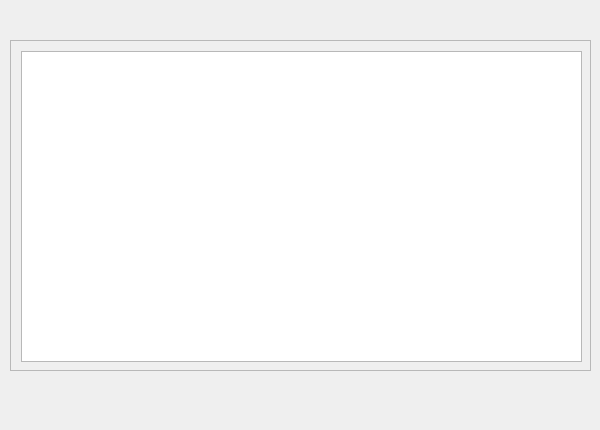
<?xml version="1.0" encoding="UTF-8"?>
<ui version="4.0">
 <class>editdialog</class>
 <widget class="QDockWidget" name="editdialog">
  <property name="geometry">
   <rect>
    <x>0</x>
    <y>0</y>
    <width>600</width>
    <height>430</height>
   </rect>
  </property>
  <property name="windowTitle">
   <string>Cypher</string>
  </property>
  <widget class="QMenuBar" name="menuBar">
   <property name="geometry">
    <rect>
     <x>0</x>
     <y>0</y>
     <width>779</width>
     <height>25</height>
    </rect>
   </property>
   <widget class="QMenu" name="menu_F">
    <property name="title">
     <string>File</string>
    </property>
    <addaction name="action_F"/>
    <addaction name="action_D"/>
    <addaction name="separator"/>
    <addaction name="action_R_2"/>
    <addaction name="action_D_2"/>
    <addaction name="separator"/>
   </widget>
   <widget class="QMenu" name="menu_E">
    <property name="title">
     <string>Edit</string>
    </property>
    <addaction name="separator"/>
    <addaction name="action_C_2"/>
    <addaction name="action_C_3"/>
    <addaction name="action_P_2"/>
    <addaction name="separator"/>
   </widget>
   <widget class="QMenu" name="menu_V">
    <property name="title">
     <string>View</string>
    </property>
    <addaction name="separator"/>
    <addaction name="refresh"/>
    <addaction name="action_P"/>
    <addaction name="separator"/>
    <addaction name="showSideBar"/>
   </widget>
   <widget class="QMenu" name="menu_H">
    <property name="title">
     <string>Help</string>
    </property>
    <addaction name="action_A"/>
   </widget>
   <addaction name="menu_F"/>
   <addaction name="menu_E"/>
   <addaction name="menu_V"/>
   <addaction name="menu_H"/>
  </widget>
  <widget class="QToolBar" name="mainToolBar">
   <property name="styleSheet">
    <string notr="true">background-color:rgb(160, 150, 170)</string>
   </property>
   <attribute name="toolBarArea">
    <enum>TopToolBarArea</enum>
   </attribute>
   <attribute name="toolBarBreak">
    <bool>true</bool>
   </attribute>
   <addaction name="separator"/>
   <addaction name="action_F"/>
   <addaction name="action_D"/>
   <addaction name="separator"/>
   <addaction name="action_C_3"/>
   <addaction name="action_P_2"/>
   <addaction name="action_C_2"/>
   <addaction name="separator"/>
   <addaction name="action_P"/>
   <addaction name="separator"/>
   <addaction name="refresh"/>
   <addaction name="separator"/>
   <addaction name="action_S"/>
   <addaction name="separator"/>
   <addaction name="action_E"/>
  </widget>
  <widget class="QWidget" name="dockWidgetContents">
   <widget class="QScrollArea" name="scrollArea">
    <property name="geometry">
     <rect>
      <x>10</x>
      <y>40</y>
      <width>581</width>
      <height>331</height>
     </rect>
    </property>
    <property name="widgetResizable">
     <bool>true</bool>
    </property>
    <widget class="QWidget" name="scrollAreaWidgetContents">
     <property name="geometry">
      <rect>
       <x>0</x>
       <y>0</y>
       <width>579</width>
       <height>329</height>
      </rect>
     </property>
     <widget class="QPlainTextEdit" name="plainTextEdit">
      <property name="geometry">
       <rect>
        <x>10</x>
        <y>10</y>
        <width>561</width>
        <height>311</height>
       </rect>
      </property>
     </widget>
    </widget>
   </widget>
  </widget>
 </widget>
 <resources>
  <include location="menu.qrc"/>
 </resources>
 <connections/>
</ui>
